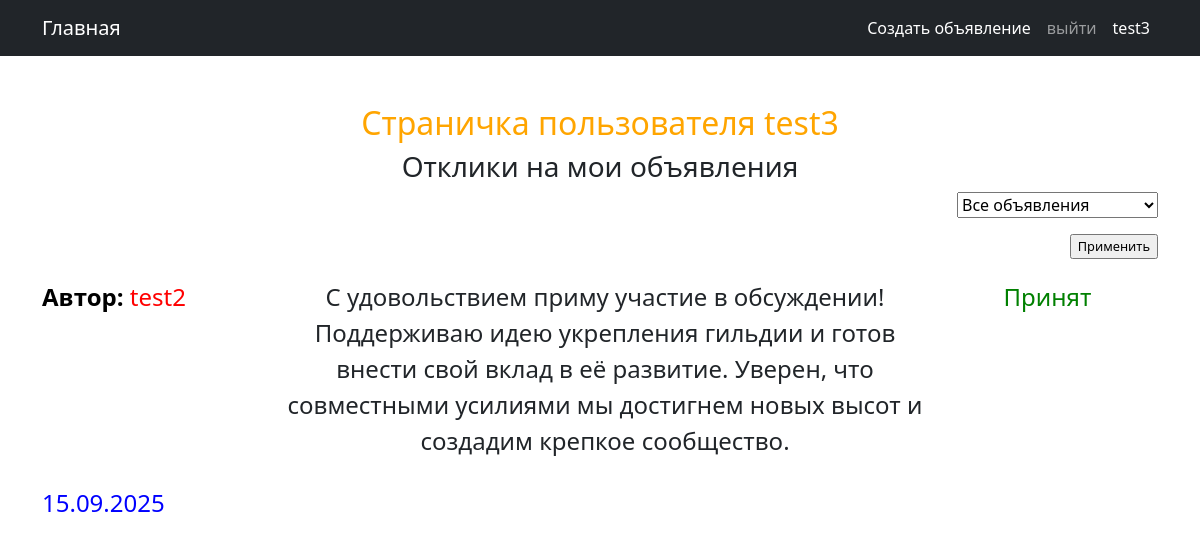
Screenshot of /ad/profile/ (signed in) with the database file from the repository.
### notice/models.py (models this page shows, shortened)
class Comment(models.Model):
    STATUS_CHOICES = (("pending","на рассмотрении"),("accept","принят"),("reject","отклонен"))
    ad = models.ForeignKey(Ad, on_delete=models.CASCADE)
    user = models.ForeignKey(User, on_delete=models.CASCADE)
    text = models.CharField(max_length=255)
    time_create = models.DateTimeField(auto_now_add=True)
    status = models.CharField(max_length=20, choices=STATUS_CHOICES, default="pending")
    class Meta:
        verbose_name = 'Отклик'
        verbose_name_plural = 'Отклики'

### notice/views.py (the view)
# urls.py: path('profile/', Profile.as_view(), name='profile'),
class Profile(LoginRequiredMixin, ListView):
    model = Comment
    context_object_name = 'comments'
    template_name = 'ad/profile.html'
    def get_queryset(self):
        queryset = super().get_queryset().filter(ad__user=self.request.user)
        self.filter = CommentFilter(self.request.GET, queryset, request=self.request.user)
        return self.filter.qs
    def get_context_data(self, **kwargs):
        context = super().get_context_data(**kwargs)
        context["filter"] = self.filter
        return context

### notice/models.py (called while the page is built)
    def __str__(self):
        return self.heading

### templates/ad/profile.html (shortened to what this page needs)
{% extends 'flatpages/default.html' %}
{% block content %}
<h2 style="color: orange;">Страничка пользователя  {{user.username}}</h2>
<h3>Отклики на мои объявления</h3>
<div style="display: flex; justify-content: flex-end; margin-bottom: 20px;">
    <form action="" method="get">
        {{ filter.form.as_p }}
        <input style="font-size: 0.8em; float: right;" type="submit" value="Применить">
    </form>
</div>
<div style="display: flex; flex-direction: column;">
    {% for comment in comments %}
    <div style="display: flex; align-items: flex-start; margin-bottom: 10px;">
        <div style="flex: 1; margin-right: 10px;">
            <p style="font-size: 1.5em;text-align: left;"><strong style="color: black;">Автор:</strong> <span style="color: red;">{{comment.user}}</span></p>
        </div>
        <div style="flex: 3;">
            <p style="font-size: 1.5em;">{{comment.text}}</p>
        </div>
        <div style="flex: 1;">
            <p style="font-size: 1.5em;">
                {% if comment.status == 'accept' %}
                    <span style="color: green;">Принят</span>
                {% elif comment.status == 'reject' %}
                    <span style="color: red;">Отклонен</span>
                {% else %}
                    {{comment.get_status_display}}
                {% endif %}
            </p>
        </div>
    </div>
    <p style="font-size: 1.5em;text-align: left; color: blue;">{{comment.time_create|date:"d.m.Y"}}</p>
    {% endfor %}
</div>
{% endblock content %}

### templates/flatpages/default.html (shortened to what this page needs)
<!DOCTYPE html>
<html lang="en">
    <head>
        {% load static %}
        <link href="{% static 'css/styles.css' %}" rel="stylesheet" />
    </head>
    <body>
        <nav class="navbar navbar-expand-lg navbar-dark bg-dark">
            <div class="container">
                <a class="navbar-brand" href="{% url 'ad_list' %}">Главная</a>
                <div class="collapse navbar-collapse" id="navbarSupportedContent">
                    <ul class="navbar-nav ms-auto mb-2 mb-lg-0">
                        <li class="nav-item"><a class="nav-link active" aria-current="page" href="{% url 'create'  %}">Создать объявление</a></li>
                        {% if request.user.is_authenticated %}
                        <li class="nav-item"><a class="nav-link" href="/accounts/logout/">выйти</a></li>
                        {% else %}
                        <li class="nav-item"><a class="nav-link" href="{% url 'account_login' %}">войти</a></li>
                        {% endif %}
                        <li class="nav-item"><a class="nav-link active" aria-current="page" href="{% url 'profile'  %}">{{user.username}}</a></li>
                    </ul>
                </div>
            </div>
        </nav>
        <div class="container">
            <div class="text-center mt-5">
                {% block content %}{% endblock content %}
            </div>
        </div>
    </body>
</html>

### rows the page displays
Comment: user "test2", text "С удовольствием приму участие в обсуждении! Поддерживаю идею укрепления гильдии и готов внести свой вклад в её развитие. Уверен, что совместными усилиями мы достигнем новых высот и создадим крепкое сообщество.", status "Принят", time_create "15.09.2025"

### other values shown
{{ user.username }} "test3"
